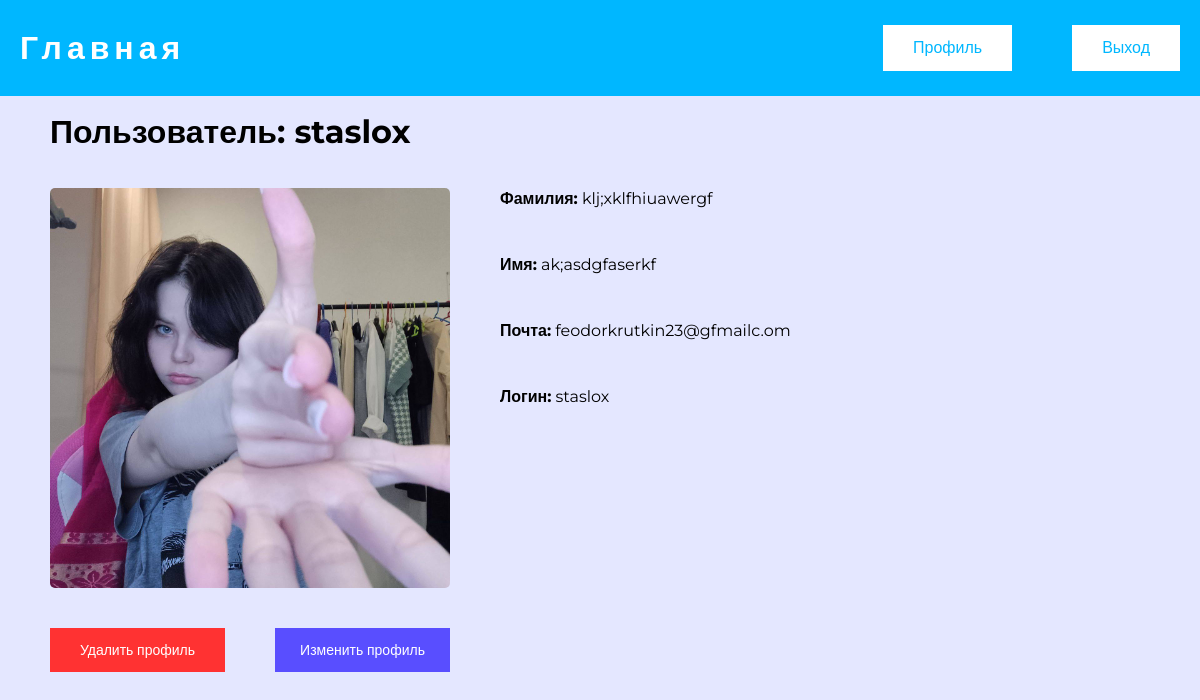
Page /polls/3/profile on the committed database.
### polls/models.py (models this page shows, shortened)
class User(AbstractUser):
    last_name = models.CharField(max_length=254, verbose_name="Фамилия")
    first_name = models.CharField(max_length=254, verbose_name="Имя")
    email = models.EmailField(max_length=254, verbose_name="Почта", unique=True)
    username = models.CharField(max_length=254, verbose_name="Логин", unique=True)
    password = models.CharField(max_length=254, verbose_name="Пароль")
    avatar = models.ImageField(upload_to="polls/user", verbose_name="Фото профиля")
    USERNAME_FIELD = 'username'

### polls/views.py (the view)
# urls.py: path('<int:pk>/profile', views.Profile.as_view(), name='profile'),
class Profile(generic.DetailView):
    model = User
    template_name = 'polls/profile.html'

### polls/templates/polls/profile.html (shortened to what this page needs)
{% extends 'polls/base.html' %}
{% block content %}
  <div class="profile">
    <div class="profile-block">
      <h1>Пользователь: {{ user.username }}</h1>
    {% if user.is_superuser %}
      <p>Вы администратор этого сайта</p>
    {% else %}
      <img class="profile-avatar" src="{{ user.avatar.url }}" alt="Аватар пользователя">
      {% endif %}
      <div class="profile-buttons">
        <a class="profile-button" href="{% url 'polls:delete_user' user.id %}">Удалить профиль</a>
        <a class="profile-button" href="{% url 'polls:update_user' user.id %}">Изменить профиль</a>
      </div>
    </div>
    <div class="profile-info">
      <p><strong>Фамилия:</strong> {{ user.last_name }}</p>
      <p><strong>Имя:</strong> {{ user.first_name }}</p>
      <p><strong>Почта:</strong> {{ user.email }}</p>
      <p><strong>Логин:</strong> {{ user.username }}</p>
    </div>
  </div>
{% endblock %}

### polls/static/css/styles.css (style rules this page uses)
* { padding: 0;margin: 0;border: 0; }
* { box-sizing: border-box; }
html,body { height:100%;width:100%; font-size:100%;line-height:1; }
a,a:visited { text-decoration: none; }
body { font-family: 'Montserrat',sans-serif; background: rgba(109, 124, 255, 0.18); }
.profile { display: flex; }
.profile-block { display: flex; flex-direction: column; gap: 40px; }
.profile-avatar { width: 400px; border-radius: 5px; }
.profile-info { display: flex; margin: 75px 50px; flex-direction: column; gap: 50px; }
.profile-buttons { display: flex; align-items: center; gap: 50px; }
.profile-button { display: flex; justify-content: center; text-align: center; font-weight: 500; padding: 15px; font-size: 14px; background: #594eff; width: 100%; color: #fff; }
.profile-button:first-child { background: #ff3232; }

### rows in the picture
User: username "staslox", avatar (picture), last_name "klj;xklfhiuawergf", first_name "ak;asdgfaserkf", email "feodorkrutkin23@gfmailc.om"
